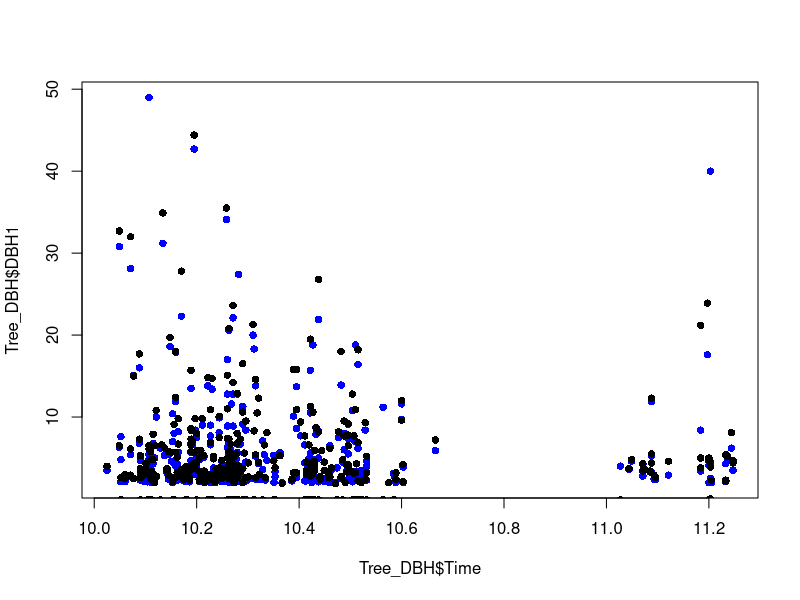
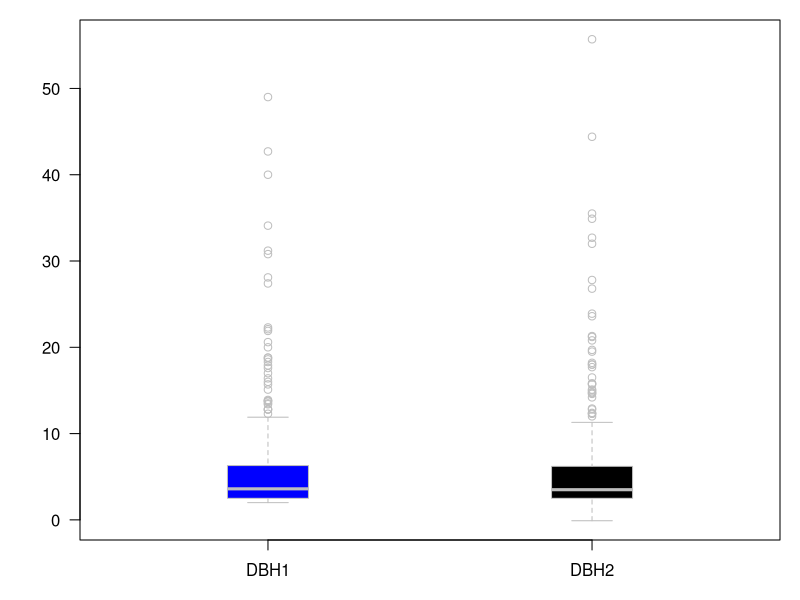
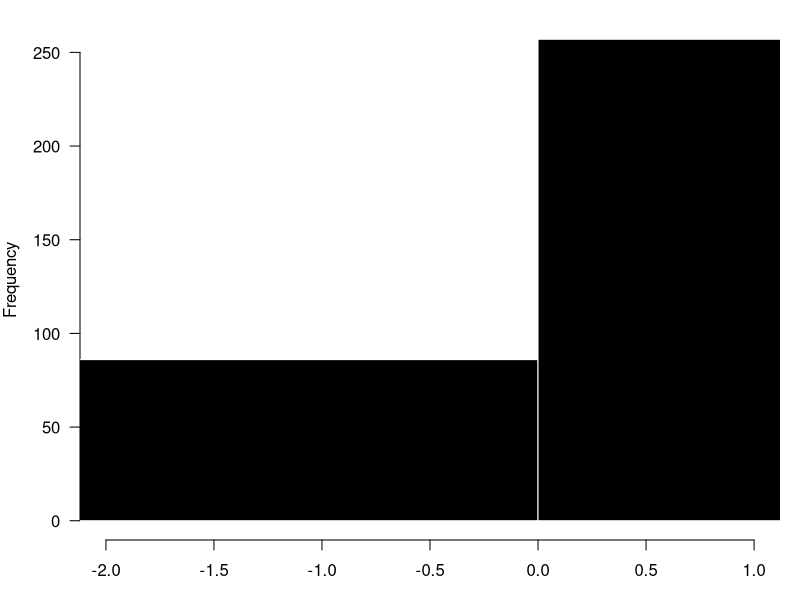
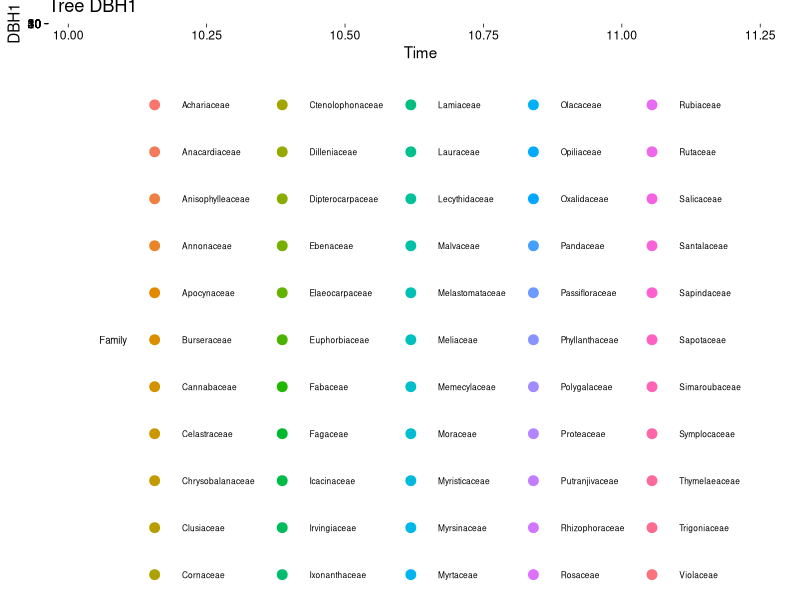
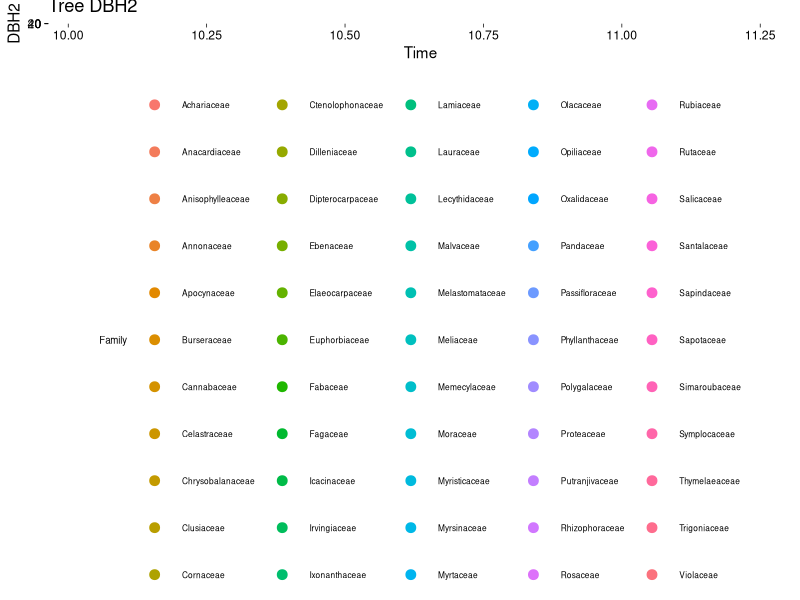
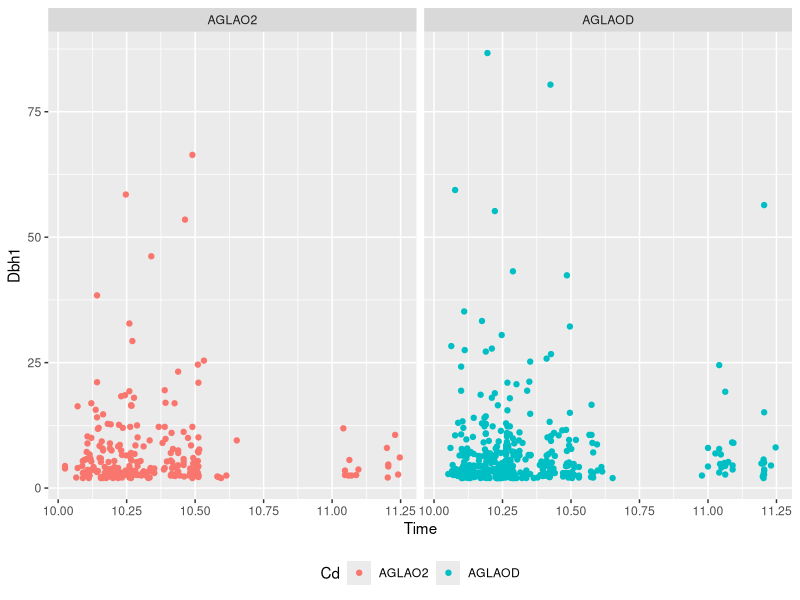
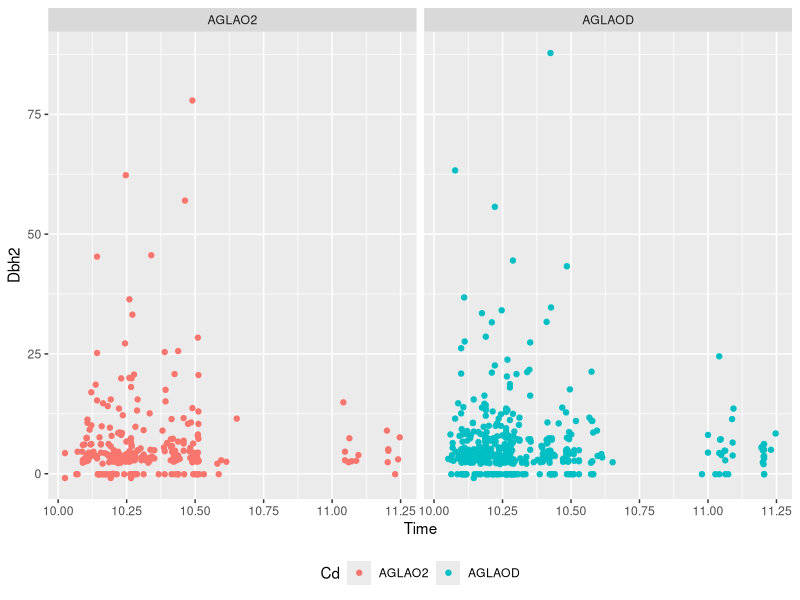

Reproduce these figures in R, in order.
setwd("/Users/adammcmillion/Desktop/Evolution/Tasks/Project/Data")
read.csv("Treedataset.csv")
Tree_DBH<-read.csv("Treedataset.csv")
read.csv("Meliaceae.csv")
Meliaceae<-read.csv("Meliaceae.csv")
pdf("Average DBH1&DBH2 points.pdf")
plot(Tree_DBH$Time, Tree_DBH$DBH1, pch=16, col="blue")
points(Tree_DBH$Time, Tree_DBH$DBH2, pch=16, col='black')
dev.off()
pdf("change in DBH1 and DBH2 average")
par(las=1, mar=c(3,4,1,1))
boxplot(Tree_DBH$DBH1, Tree_DBH$DBH2, boxwex=0.25, col=c("blue","black"), border="gray", names=c("DBH1", "DBH2"))
dev.off()
pdf("Histogram of change in DBHs average.pdf")
par(las=1, mar=c(3,4,1,1))
hist(Tree_DBH$DBH2-Tree_DBH$DBH1, col='black', border='white', main="", xlab="change in DBH", xlim=c(-2,1))
dev.off()
  

#Null hypothesis:Tree diameter will not increase in size as generations pass
#Alternative Hypothesis: Tree diameter will increase in size as generations pass on!

library(ggplot2)
View(Tree_DBH)
pdf("Tree DBH1 Statistical analysis.pdf")
ggplot(Tree_DBH,aes(Time,DBH1))+
  geom_point(size=3)+
  aes(colour=Family)+
  labs(title="Tree DBH1")+
  theme_linedraw()+
theme(legend.key.size = unit(1,'cm'),
      legend.key.height = unit(1,'cm'),
      legend.key.width = unit(1,'cm'),
      legend.title=element_text(size=7),
      legend.text=element_text(size=6))+
  theme(legend.position = "bottom")
dev.off()
pdf("Tree DBH2 Statistical analysis.pdf")
ggplot(Tree_DBH,aes(Time,DBH2))+
  geom_point(size=3)+
    aes(colour=Family)+
  labs(title="Tree DBH2")+
  theme_linedraw()+
  theme(legend.key.size = unit(1,'cm'),
        legend.key.height = unit(1,'cm'),
        legend.key.width = unit(1,'cm'),
        legend.title=element_text(size=7),
        legend.text=element_text(size=6))+
  theme(legend.position = "bottom")
dev.off()
pdf("Meliaceae family Dbh1.pdf") 
ggplot(Meliaceae,aes(Time,Dbh1, colour=Cd))+
  geom_point()+
  facet_wrap(~Cd)+
  theme(legend.position = "bottom")
dev.off()
pdf("Meliaceae family Dbh2.pdf")
ggplot(Meliaceae,aes(Time,Dbh2, colour=Cd))+
  geom_point()+
  facet_wrap(~Cd)+
  theme(legend.position = "bottom")
dev.off()











 
head(Tree_DBH)
cor.test(Tree_DBH$DBH1, Tree_DBH$DBH2)
cor.test(Tree_DBH$DBH1, Tree_DBH$Time)
cor.test(Tree_DBH$DBH2, Tree_DBH$Time)
    #Pearsons product-moment correlation

#data:  Tree_DBH$DBH1 and Tree_DBH$DBH2
#t = 14.907, df = 97, p-value < 2.2e-16
#alternative hypothesis: true correlation is not equal to 0
#95 percent confidence interval: 0.7625232 0.8858460
#sample estimates:
#cor:0.8343408 


  #Pearson's product-moment correlation

#data:  Tree_DBH$DBH1 and Tree_DBH$Time
#t = -2.4797, df = 97, p-value = 0.01487
#alternative hypothesis: true correlation is not equal to 0
#95 percent confidence interval:-0.42126214 -0.04910997
#sample estimates:
#cor -0.2441547 

cor.test(Tree_DBH$DBH2, Tree_DBH$Time)

	#Pearson's product-moment correlation

#data:  Tree_DBH$DBH2 and Tree_DBH$Time
#t = -2.445, df = 97, p-value = 0.01629
#alternative hypothesis: true correlation is not equal to 0
#95 percent confidence interval: -0.41844878 -0.04570221
#sample estimates:
#cor:-0.2409402 




                                                                              